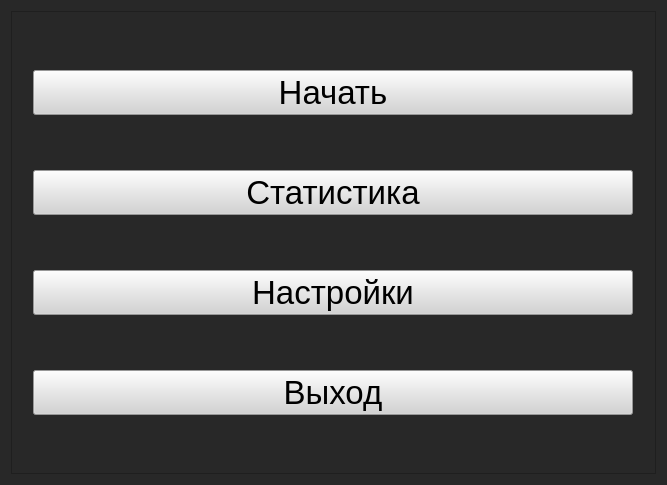
<?xml version="1.0" encoding="UTF-8"?>
<ui version="4.0">
 <class>Menu</class>
 <widget class="QWidget" name="Menu">
  <property name="geometry">
   <rect>
    <x>0</x>
    <y>0</y>
    <width>667</width>
    <height>485</height>
   </rect>
  </property>
  <property name="windowTitle">
   <string>Form</string>
  </property>
  <property name="styleSheet">
   <string notr="true">background-color: rgb(40, 40, 40);</string>
  </property>
  <layout class="QVBoxLayout" name="verticalLayout">
   <item>
    <widget class="QFrame" name="frame">
     <property name="layoutDirection">
      <enum>Qt::LeftToRight</enum>
     </property>
     <property name="frameShape">
      <enum>QFrame::StyledPanel</enum>
     </property>
     <property name="frameShadow">
      <enum>QFrame::Raised</enum>
     </property>
     <layout class="QGridLayout" name="gridLayout">
      <item row="0" column="0">
       <widget class="QPushButton" name="start">
        <property name="maximumSize">
         <size>
          <width>600</width>
          <height>16777215</height>
         </size>
        </property>
        <property name="font">
         <font>
          <pointsize>25</pointsize>
         </font>
        </property>
        <property name="layoutDirection">
         <enum>Qt::LeftToRight</enum>
        </property>
        <property name="styleSheet">
         <string notr="true">background-color: rgb(211, 211, 211);
</string>
        </property>
        <property name="text">
         <string>Начать</string>
        </property>
       </widget>
      </item>
      <item row="1" column="0">
       <widget class="QPushButton" name="statistics">
        <property name="font">
         <font>
          <pointsize>25</pointsize>
         </font>
        </property>
        <property name="styleSheet">
         <string notr="true">background-color: rgb(211, 211, 211);

</string>
        </property>
        <property name="text">
         <string>Статистика</string>
        </property>
       </widget>
      </item>
      <item row="2" column="0">
       <widget class="QPushButton" name="settings">
        <property name="font">
         <font>
          <pointsize>25</pointsize>
         </font>
        </property>
        <property name="styleSheet">
         <string notr="true">background-color: rgb(211, 211, 211);
</string>
        </property>
        <property name="text">
         <string>Настройки</string>
        </property>
       </widget>
      </item>
      <item row="3" column="0">
       <widget class="QPushButton" name="exit">
        <property name="font">
         <font>
          <pointsize>25</pointsize>
         </font>
        </property>
        <property name="styleSheet">
         <string notr="true">background-color: rgb(211, 211, 211);
</string>
        </property>
        <property name="text">
         <string>Выход</string>
        </property>
       </widget>
      </item>
     </layout>
    </widget>
   </item>
  </layout>
 </widget>
 <resources/>
 <connections/>
</ui>
